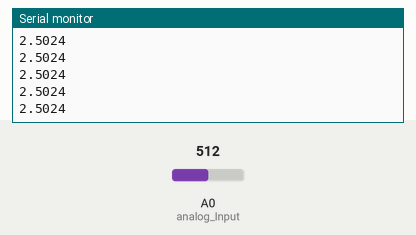
Simulated run of this sketch. Board: Arduino Uno, built with avr-gcc and run on an emulated ATmega328P. On the bench: the last lines printed to the serial monitor. The inputs (shaded band) are chosen by the test bench; at power-on: A0 (analog_Input) = 512.

Above: at 1.2 s.
1.3 s: A0 (analog_Input) set to 716
At 1.56 s:
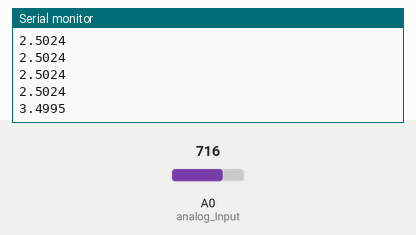
2.8 s: A0 (analog_Input) set to 900
At 2.97 s:
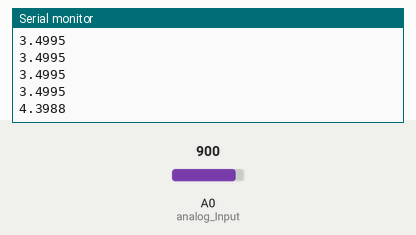
Timing chart, 0 to 5.8 s (numbered marks = the images above; inputs shaded):
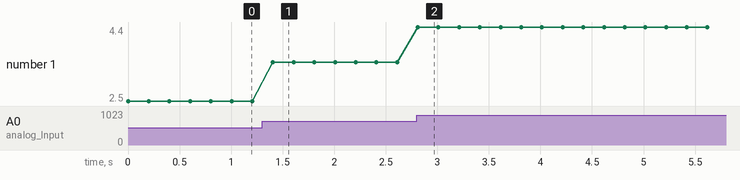

The sketch:

Temperatura.ino
```cpp
int analog_Input = A0;


void setup() {
  pinMode(analog_Input, INPUT);
  Serial.begin(9600);
}


void loop() {
  float analog_Value = 0;

  analog_Value = analogRead(analog_Input) * (5.0/1023.0);
  Serial.println(analog_Value, 4);
  delay(200);
}
```

Measured:
- after the input at 1.3 s, the serial monitor: prints a new line after 0.11 s (image 1)
- after the input at 2.8 s, the serial monitor: prints a new line at once (image 2)
- plotted number 1: 2.5 → 3.5 after the input at 1.3 s, 3.5 → 4.4 after the input at 2.8 s
